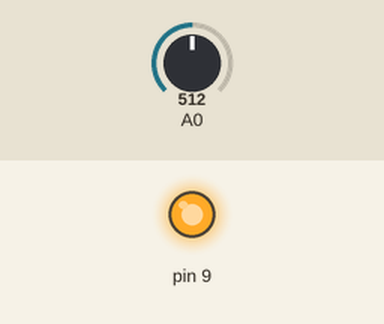
This sketch was run on a simulated Arduino Uno, built with avr-gcc and run on an emulated ATmega328P. On the bench: output pins drawn as LEDs (lit = HIGH). The inputs (shaded band) are chosen by the test bench; at power-on: A0 = 512.

Above: at 1.2 s.
1.3 s: A0 set to 525
At 2.1 s:
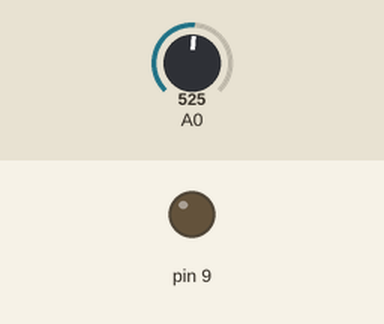
2.8 s: A0 set to 511
At 3.3 s:
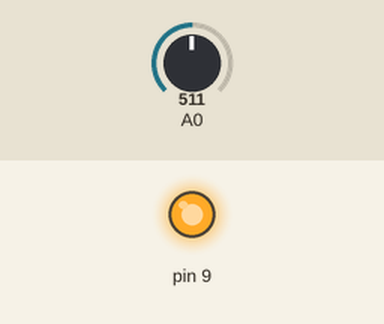
4.3 s: A0 set to 716
At 5.7 s:
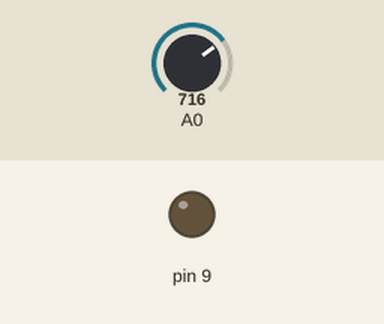
Timing chart, 0 to 7.3 s (numbered marks = the images above; inputs shaded):
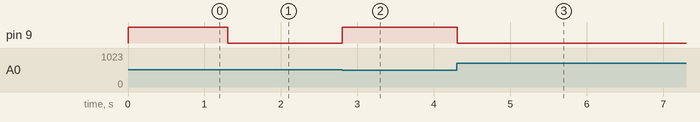

The sketch:

lab01.ino
```cpp
// 201533631 김도균

void setup() {
    pinMode(9, OUTPUT);
}

void loop() {

    if(analogRead(A0) > 512){
        digitalWrite(9, LOW);
    } else {
        digitalWrite(9, HIGH);
    }
    delay(100);

}
```

Measured:
- the behaviour switches between 512 and 513 on A0 (found by bisection; images 0 and 1)
- after the input at 1.3 s, pin 9: HIGH → LOW at once
- after the input at 2.8 s, pin 9: LOW → HIGH at once
- after the input at 4.3 s, pin 9: HIGH → LOW at once
